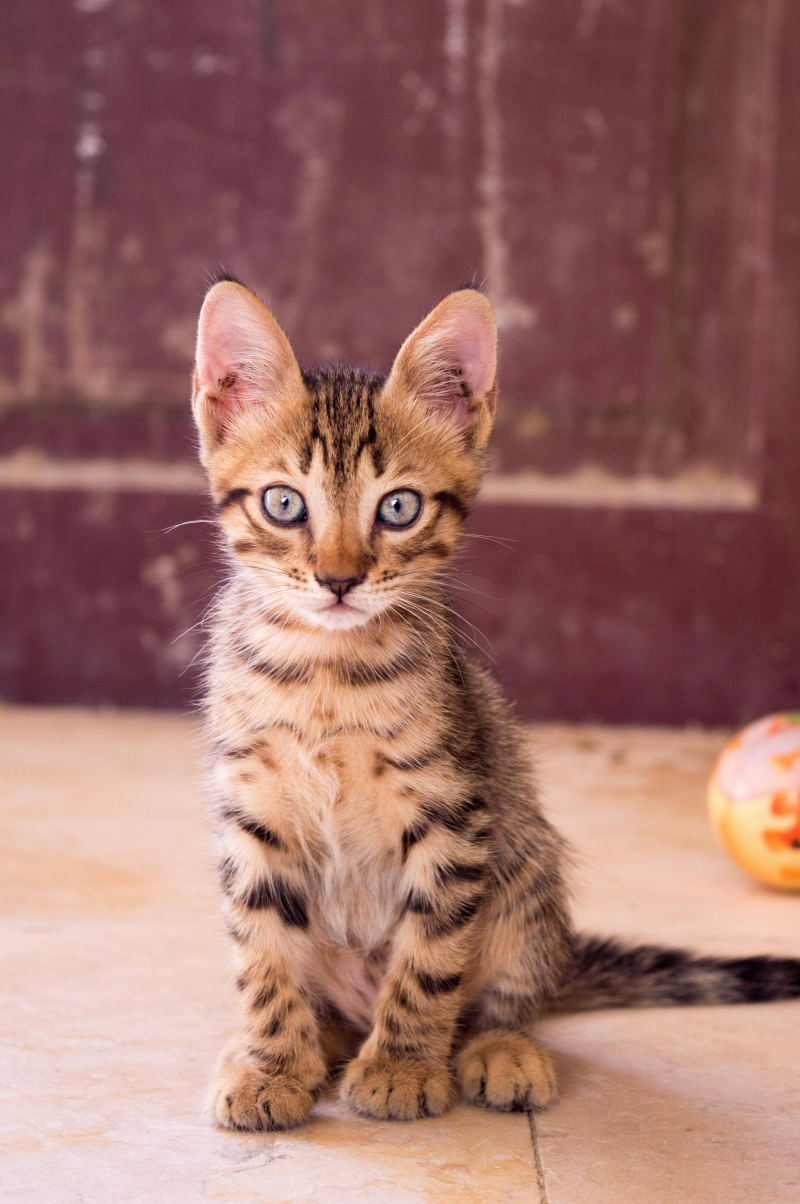
#> input picture Photos/cat2.jpg, 4000 x 6016 px (shown at 1/5 size)
$ python rescale.py
#> lines starting #> are read from the running program, lines starting #| are printed output that depends on the picture
import cv2 as cv

def rescaleFrame(frame, scale=0.75):
    width = int(frame.shape[1] * scale)
    height = int(frame.shape[0] * scale)
    dimensions = (width, height)

    return cv.resize(frame, dimensions, interpolation=cv.INTER_AREA)

# image rescaling
img = cv.imread('Photos/cat2.jpg')
#> img is the input picture: shape (6016, 4000, 3); mean B, G, R 104.9, 111.7, 157.5
resized_image = rescaleFrame(img, scale=0.1)
#> in rescaleFrame, `return cv.resize(frame, dimensions, interpolation=cv.INTER_AREA)`:
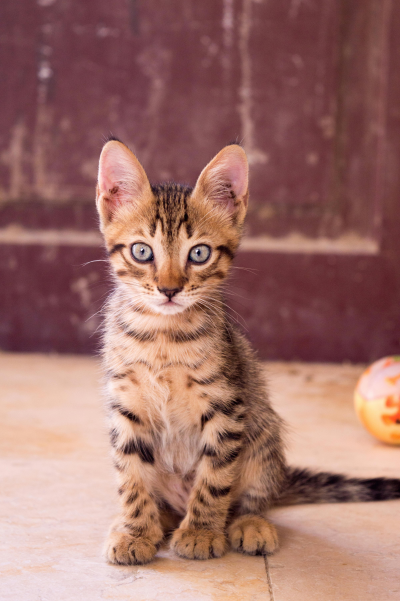
#> returned value: shape (601, 400, 3); mean of channels 0, 1, 2 104.9, 111.7, 157.5; drawn as B, G, R
cv.imshow('Cat', resized_image)

# video rescaling
capture = cv.VideoCapture('Videos/dog.mp4')

while True:
    isTrue, frame = capture.read()
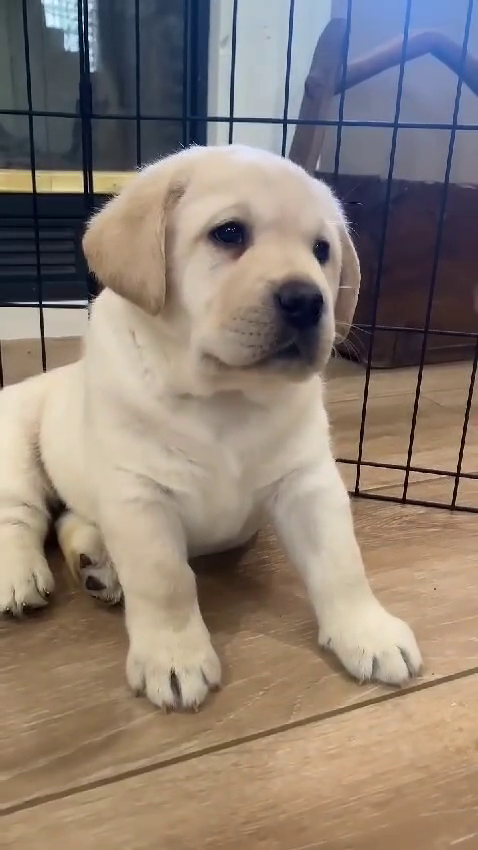
#> input picture frame 33 of Videos/dog.mp4, 478 x 850 px
#> frame is the input picture: shape (850, 478, 3); mean B, G, R 116.5, 127.5, 141.1

    frame_resize = rescaleFrame(frame, scale=0.75)

    # cv.imshow('Video', frame)
    cv.imshow('Video Resized', frame_resize)

    if cv.waitKey(20) & 0xFF==ord('d'):
#> (key Esc is pressed here)
        break

capture.release()
cv.destroyAllWindows()
